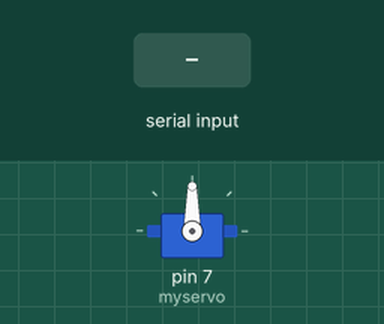
A sketch run on a simulated Arduino Uno, built with avr-gcc and run on an emulated ATmega328P. On the bench: servo. The inputs (shaded band) are chosen by the test bench. What the sketch prints to the serial monitor is not drawn.

Above: at 1.2 s.
1.3 s: "30,150\n" received over Serial
At 2.2 s:
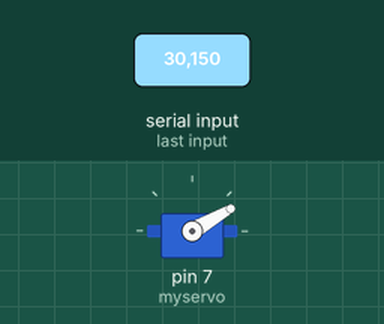
2.8 s: "5\n" received over Serial
At 3.3 s:
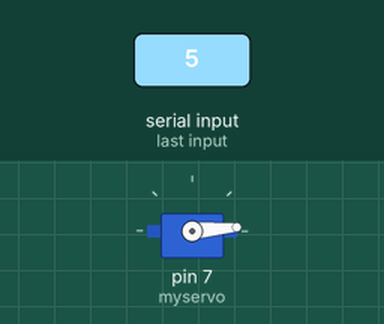
4.3 s: "200\n" received over Serial
At 5.5 s:
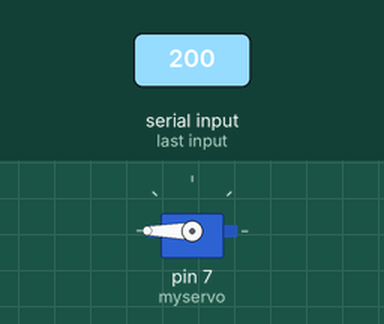
5.8 s: "90,45\n" received over Serial
At 6.9 s:
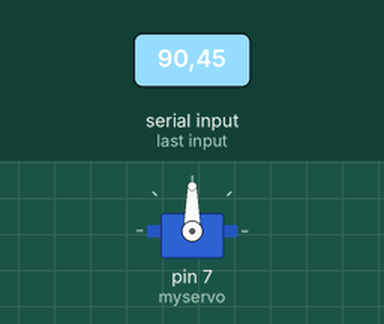
Timing chart, 0 to 8.3 s (numbered marks = the images above; inputs shaded):
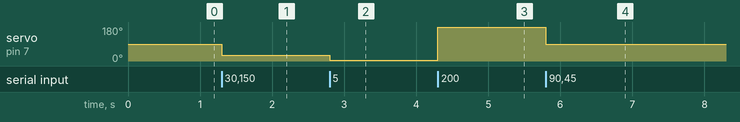

The sketch:

servo_motor.ino
```cpp
#include <Servo.h>

Servo myservo;


int pos = 0;

void setup(){
Serial.begin(115200);
  Serial.setTimeout(1);
  myservo.attach(7);
}

void loop() {
  while (!Serial.available());
  pos = Serial.readString().toInt();
  myservo.write(pos);
  Serial.print(pos);
}
```

Measured:
- after the input at 1.3 s, servo on pin 7 (myservo): 90° → 30° at once
- after the input at 2.8 s, servo on pin 7 (myservo): 30° → 5° at once
- after the input at 4.3 s, servo on pin 7 (myservo): 5° → 180° at once
- after the input at 5.8 s, servo on pin 7 (myservo): 180° → 90° at once
